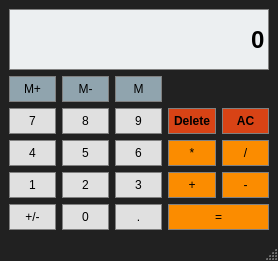
<?xml version="1.0" encoding="UTF-8"?>
<ui version="4.0">
 <class>Calculator</class>
 <widget class="QMainWindow" name="Calculator">
  <property name="geometry">
   <rect>
    <x>0</x>
    <y>0</y>
    <width>278</width>
    <height>261</height>
   </rect>
  </property>
  <property name="windowTitle">
   <string>Calculator</string>
  </property>
  <property name="windowIcon">
   <iconset resource="Resources.qrc">
    <normaloff>:/imgs/icons/clogo.svg</normaloff>:/imgs/icons/clogo.svg</iconset>
  </property>
  <property name="styleSheet">
   <string notr="true">QMainWindow {
	background-color: #212121;
}</string>
  </property>
  <widget class="QWidget" name="centralwidget">
   <layout class="QGridLayout" name="gridLayout">
    <item row="1" column="1">
     <widget class="QPushButton" name="MemClear">
      <property name="sizePolicy">
       <sizepolicy hsizetype="Preferred" vsizetype="Preferred">
        <horstretch>0</horstretch>
        <verstretch>0</verstretch>
       </sizepolicy>
      </property>
      <property name="styleSheet">
       <string notr="true">QPushButton{
	background-color: #90A4AE;
	border:1px solid gray;
	padding: 5px
}
QPushButton:pressed{
	background-color: #A9A9A9;
	border:1px solid gray;
	padding: 5px
}</string>
      </property>
      <property name="text">
       <string>M-</string>
      </property>
     </widget>
    </item>
    <item row="4" column="3">
     <widget class="QPushButton" name="Multiply">
      <property name="sizePolicy">
       <sizepolicy hsizetype="Preferred" vsizetype="Preferred">
        <horstretch>0</horstretch>
        <verstretch>0</verstretch>
       </sizepolicy>
      </property>
      <property name="styleSheet">
       <string notr="true">QPushButton{
	background-color: #FB8C00;
	border:1px solid gray;
	padding: 5px
}
QPushButton:pressed{
	background-color: #A9A9A9;
	border:1px solid gray;
	padding: 5px
}</string>
      </property>
      <property name="text">
       <string>*</string>
      </property>
     </widget>
    </item>
    <item row="0" column="0" colspan="5">
     <widget class="QLineEdit" name="Display">
      <property name="sizePolicy">
       <sizepolicy hsizetype="Preferred" vsizetype="Expanding">
        <horstretch>0</horstretch>
        <verstretch>0</verstretch>
       </sizepolicy>
      </property>
      <property name="font">
       <font>
        <family>Arial</family>
        <pointsize>18</pointsize>
        <weight>75</weight>
        <bold>true</bold>
       </font>
      </property>
      <property name="styleSheet">
       <string notr="true">QLineEdit{
	background-color: #ECEFF1;
	border:1px solid gray;
	color:rgb(0, 0, 0)
}
</string>
      </property>
      <property name="text">
       <string>0</string>
      </property>
      <property name="alignment">
       <set>Qt::AlignRight|Qt::AlignTrailing|Qt::AlignVCenter</set>
      </property>
     </widget>
    </item>
    <item row="5" column="1">
     <widget class="QPushButton" name="Button2">
      <property name="sizePolicy">
       <sizepolicy hsizetype="Preferred" vsizetype="Preferred">
        <horstretch>0</horstretch>
        <verstretch>0</verstretch>
       </sizepolicy>
      </property>
      <property name="styleSheet">
       <string notr="true">QPushButton{
	background-color: #E0E0E0;
	border:1px solid gray;
	padding: 5px
}
QPushButton:pressed{
	background-color: #A9A9A9;
	border:1px solid gray;
	padding: 5px
}</string>
      </property>
      <property name="text">
       <string>2</string>
      </property>
     </widget>
    </item>
    <item row="4" column="4">
     <widget class="QPushButton" name="Divide">
      <property name="sizePolicy">
       <sizepolicy hsizetype="Preferred" vsizetype="Preferred">
        <horstretch>0</horstretch>
        <verstretch>0</verstretch>
       </sizepolicy>
      </property>
      <property name="styleSheet">
       <string notr="true">QPushButton{
	background-color: #FB8C00;
	border:1px solid gray;
	padding: 5px
}
QPushButton:pressed{
	background-color: #A9A9A9;
	border:1px solid gray;
	padding: 5px
}</string>
      </property>
      <property name="text">
       <string>/</string>
      </property>
     </widget>
    </item>
    <item row="2" column="2">
     <widget class="QPushButton" name="Button9">
      <property name="sizePolicy">
       <sizepolicy hsizetype="Preferred" vsizetype="Preferred">
        <horstretch>0</horstretch>
        <verstretch>0</verstretch>
       </sizepolicy>
      </property>
      <property name="styleSheet">
       <string notr="true">QPushButton{
	background-color: #E0E0E0;
	border:1px solid gray;
	padding: 5px
}
QPushButton:pressed{
	background-color: #A9A9A9;
	border:1px solid gray;
	padding: 5px
}</string>
      </property>
      <property name="text">
       <string>9</string>
      </property>
     </widget>
    </item>
    <item row="5" column="3">
     <widget class="QPushButton" name="Add">
      <property name="sizePolicy">
       <sizepolicy hsizetype="Preferred" vsizetype="Preferred">
        <horstretch>0</horstretch>
        <verstretch>0</verstretch>
       </sizepolicy>
      </property>
      <property name="styleSheet">
       <string notr="true">QPushButton{
	background-color: #FB8C00;
	border:1px solid gray;
	padding: 5px
}
QPushButton:pressed{
	background-color: #A9A9A9;
	border:1px solid gray;
	padding: 5px
}</string>
      </property>
      <property name="text">
       <string>+</string>
      </property>
     </widget>
    </item>
    <item row="6" column="1">
     <widget class="QPushButton" name="Button0">
      <property name="sizePolicy">
       <sizepolicy hsizetype="Preferred" vsizetype="Preferred">
        <horstretch>0</horstretch>
        <verstretch>0</verstretch>
       </sizepolicy>
      </property>
      <property name="styleSheet">
       <string notr="true">QPushButton{
	background-color: #E0E0E0;
	border:1px solid gray;
	padding: 5px
}
QPushButton:pressed{
	background-color: #A9A9A9;
	border:1px solid gray;
	padding: 5px
}</string>
      </property>
      <property name="text">
       <string>0</string>
      </property>
     </widget>
    </item>
    <item row="6" column="3" colspan="2">
     <widget class="QPushButton" name="Equals">
      <property name="sizePolicy">
       <sizepolicy hsizetype="Preferred" vsizetype="Preferred">
        <horstretch>0</horstretch>
        <verstretch>0</verstretch>
       </sizepolicy>
      </property>
      <property name="styleSheet">
       <string notr="true">QPushButton{
	background-color: #FB8C00;
	border:1px solid gray;
	padding: 5px
}
QPushButton:pressed{
	background-color: #A9A9A9;
	border:1px solid gray;
	padding: 5px
}</string>
      </property>
      <property name="text">
       <string>=</string>
      </property>
     </widget>
    </item>
    <item row="5" column="4">
     <widget class="QPushButton" name="Subtract">
      <property name="sizePolicy">
       <sizepolicy hsizetype="Preferred" vsizetype="Preferred">
        <horstretch>0</horstretch>
        <verstretch>0</verstretch>
       </sizepolicy>
      </property>
      <property name="styleSheet">
       <string notr="true">QPushButton{
	background-color: #FB8C00;
	border:1px solid gray;
	padding: 5px
}
QPushButton:pressed{
	background-color: #A9A9A9;
	border:1px solid gray;
	padding: 5px
}</string>
      </property>
      <property name="text">
       <string>-</string>
      </property>
     </widget>
    </item>
    <item row="2" column="1">
     <widget class="QPushButton" name="Button8">
      <property name="sizePolicy">
       <sizepolicy hsizetype="Preferred" vsizetype="Preferred">
        <horstretch>0</horstretch>
        <verstretch>0</verstretch>
       </sizepolicy>
      </property>
      <property name="styleSheet">
       <string notr="true">QPushButton{
	background-color: #E0E0E0;
	border:1px solid gray;
	padding: 5px
}
QPushButton:pressed{
	background-color: #A9A9A9;
	border:1px solid gray;
	padding: 5px
}</string>
      </property>
      <property name="text">
       <string>8</string>
      </property>
     </widget>
    </item>
    <item row="6" column="0">
     <widget class="QPushButton" name="ChangeSign">
      <property name="sizePolicy">
       <sizepolicy hsizetype="Preferred" vsizetype="Preferred">
        <horstretch>0</horstretch>
        <verstretch>0</verstretch>
       </sizepolicy>
      </property>
      <property name="styleSheet">
       <string notr="true">QPushButton{
	background-color: #E0E0E0;
	border:1px solid gray;
	padding: 5px
}
QPushButton:pressed{
	background-color: #A9A9A9;
	border:1px solid gray;
	padding: 5px
}</string>
      </property>
      <property name="text">
       <string>+/-</string>
      </property>
     </widget>
    </item>
    <item row="5" column="0">
     <widget class="QPushButton" name="Button1">
      <property name="sizePolicy">
       <sizepolicy hsizetype="Preferred" vsizetype="Preferred">
        <horstretch>0</horstretch>
        <verstretch>0</verstretch>
       </sizepolicy>
      </property>
      <property name="styleSheet">
       <string notr="true">QPushButton{
	background-color: #E0E0E0;
	border:1px solid gray;
	padding: 5px
}
QPushButton:pressed{
	background-color: #A9A9A9;
	border:1px solid gray;
	padding: 5px
}</string>
      </property>
      <property name="text">
       <string>1</string>
      </property>
     </widget>
    </item>
    <item row="5" column="2">
     <widget class="QPushButton" name="Button3">
      <property name="sizePolicy">
       <sizepolicy hsizetype="Preferred" vsizetype="Preferred">
        <horstretch>0</horstretch>
        <verstretch>0</verstretch>
       </sizepolicy>
      </property>
      <property name="styleSheet">
       <string notr="true">QPushButton{
	background-color: #E0E0E0;
	border:1px solid gray;
	padding: 5px
}
QPushButton:pressed{
	background-color: #A9A9A9;
	border:1px solid gray;
	padding: 5px
}</string>
      </property>
      <property name="text">
       <string>3</string>
      </property>
     </widget>
    </item>
    <item row="4" column="0">
     <widget class="QPushButton" name="Button4">
      <property name="sizePolicy">
       <sizepolicy hsizetype="Preferred" vsizetype="Preferred">
        <horstretch>0</horstretch>
        <verstretch>0</verstretch>
       </sizepolicy>
      </property>
      <property name="styleSheet">
       <string notr="true">QPushButton{
	background-color: #E0E0E0;
	border:1px solid gray;
	padding: 5px
}
QPushButton:pressed{
	background-color: #A9A9A9;
	border:1px solid gray;
	padding: 5px
}</string>
      </property>
      <property name="text">
       <string>4</string>
      </property>
     </widget>
    </item>
    <item row="1" column="0">
     <widget class="QPushButton" name="MemAdd">
      <property name="sizePolicy">
       <sizepolicy hsizetype="Preferred" vsizetype="Preferred">
        <horstretch>0</horstretch>
        <verstretch>0</verstretch>
       </sizepolicy>
      </property>
      <property name="styleSheet">
       <string notr="true">QPushButton{
	background-color: #90A4AE;
	border:1px solid gray;
	padding: 5px
}
QPushButton:pressed{
	background-color: #A9A9A9;
	border:1px solid gray;
	padding: 5px
}</string>
      </property>
      <property name="text">
       <string>M+</string>
      </property>
     </widget>
    </item>
    <item row="1" column="2">
     <widget class="QPushButton" name="MemGet">
      <property name="sizePolicy">
       <sizepolicy hsizetype="Preferred" vsizetype="Preferred">
        <horstretch>0</horstretch>
        <verstretch>0</verstretch>
       </sizepolicy>
      </property>
      <property name="styleSheet">
       <string notr="true">QPushButton{
	background-color: #90A4AE;
	border:1px solid gray;
	padding: 5px
}
QPushButton:pressed{
	background-color: #A9A9A9;
	border:1px solid gray;
	padding: 5px
}</string>
      </property>
      <property name="text">
       <string>M</string>
      </property>
     </widget>
    </item>
    <item row="4" column="1">
     <widget class="QPushButton" name="Button5">
      <property name="sizePolicy">
       <sizepolicy hsizetype="Preferred" vsizetype="Preferred">
        <horstretch>0</horstretch>
        <verstretch>0</verstretch>
       </sizepolicy>
      </property>
      <property name="styleSheet">
       <string notr="true">QPushButton{
	background-color: #E0E0E0;
	border:1px solid gray;
	padding: 5px
}
QPushButton:pressed{
	background-color: #A9A9A9;
	border:1px solid gray;
	padding: 5px
}</string>
      </property>
      <property name="text">
       <string>5</string>
      </property>
     </widget>
    </item>
    <item row="6" column="2">
     <widget class="QPushButton" name="Decimal">
      <property name="sizePolicy">
       <sizepolicy hsizetype="Preferred" vsizetype="Preferred">
        <horstretch>0</horstretch>
        <verstretch>0</verstretch>
       </sizepolicy>
      </property>
      <property name="styleSheet">
       <string notr="true">QPushButton{
	background-color: #E0E0E0;
	border:1px solid gray;
	padding: 5px
}
QPushButton:pressed{
	background-color: #A9A9A9;
	border:1px solid gray;
	padding: 5px
}</string>
      </property>
      <property name="text">
       <string>.</string>
      </property>
     </widget>
    </item>
    <item row="2" column="0">
     <widget class="QPushButton" name="Button7">
      <property name="sizePolicy">
       <sizepolicy hsizetype="Preferred" vsizetype="Preferred">
        <horstretch>0</horstretch>
        <verstretch>0</verstretch>
       </sizepolicy>
      </property>
      <property name="styleSheet">
       <string notr="true">QPushButton{
	background-color: #E0E0E0;
	border:1px solid gray;
	padding: 5px
}
QPushButton:pressed{
	background-color: #A9A9A9;
	border:1px solid gray;
	padding: 5px
}</string>
      </property>
      <property name="text">
       <string>7</string>
      </property>
     </widget>
    </item>
    <item row="4" column="2">
     <widget class="QPushButton" name="Button6">
      <property name="sizePolicy">
       <sizepolicy hsizetype="Preferred" vsizetype="Preferred">
        <horstretch>0</horstretch>
        <verstretch>0</verstretch>
       </sizepolicy>
      </property>
      <property name="styleSheet">
       <string notr="true">QPushButton{
	background-color: #E0E0E0;
	border:1px solid gray;
	padding: 5px
}
QPushButton:pressed{
	background-color: #A9A9A9;
	border:1px solid gray;
	padding: 5px
}</string>
      </property>
      <property name="text">
       <string>6</string>
      </property>
     </widget>
    </item>
    <item row="2" column="3">
     <widget class="QPushButton" name="Delete">
      <property name="sizePolicy">
       <sizepolicy hsizetype="Preferred" vsizetype="Preferred">
        <horstretch>0</horstretch>
        <verstretch>0</verstretch>
       </sizepolicy>
      </property>
      <property name="font">
       <font>
        <weight>75</weight>
        <bold>true</bold>
       </font>
      </property>
      <property name="styleSheet">
       <string notr="true">QPushButton{
	background-color: #D84315;
	border:1px solid gray;
	padding: 5px
}
QPushButton:pressed{
	background-color: #A9A9A9;
	border:1px solid gray;
	padding: 5px
}</string>
      </property>
      <property name="text">
       <string>Delete</string>
      </property>
     </widget>
    </item>
    <item row="2" column="4">
     <widget class="QPushButton" name="Clear">
      <property name="sizePolicy">
       <sizepolicy hsizetype="Preferred" vsizetype="Preferred">
        <horstretch>0</horstretch>
        <verstretch>0</verstretch>
       </sizepolicy>
      </property>
      <property name="font">
       <font>
        <weight>75</weight>
        <bold>true</bold>
       </font>
      </property>
      <property name="styleSheet">
       <string notr="true">QPushButton{
	background-color: #D84315;
	border:1px solid gray;
	padding: 5px
}
QPushButton:pressed{
	background-color: #A9A9A9;
	border:1px solid gray;
	padding: 5px
}</string>
      </property>
      <property name="text">
       <string>AC</string>
      </property>
     </widget>
    </item>
   </layout>
  </widget>
  <widget class="QMenuBar" name="menubar">
   <property name="geometry">
    <rect>
     <x>0</x>
     <y>0</y>
     <width>278</width>
     <height>20</height>
    </rect>
   </property>
  </widget>
  <widget class="QStatusBar" name="statusbar"/>
 </widget>
 <resources>
  <include location="Resources.qrc"/>
 </resources>
 <connections/>
</ui>
